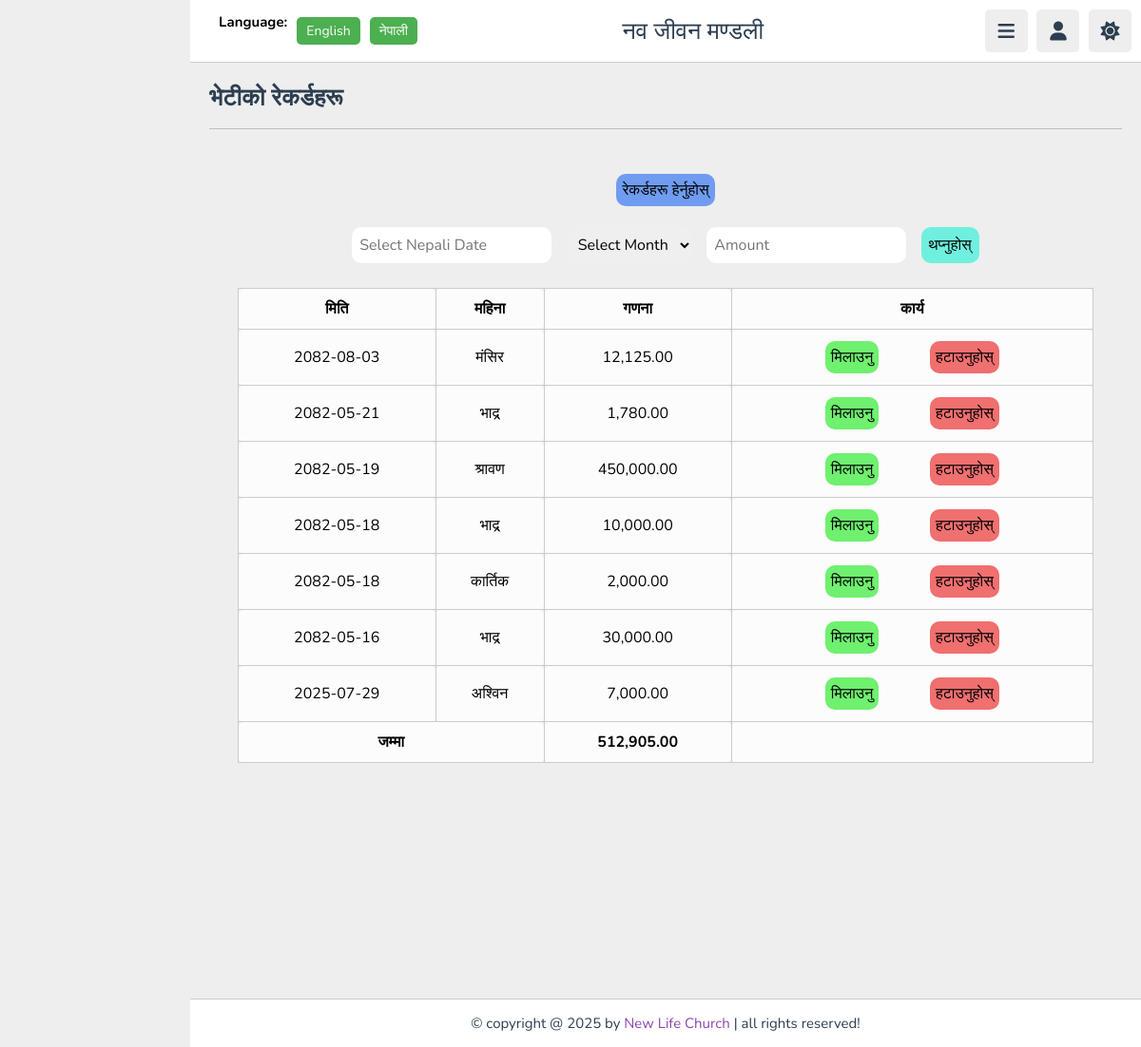
Screenshot of /offer.php (signed in) with the database file from the repository.
### tables this page shows
CREATE TABLE `offerrecords` (
  `id` int(11) NOT NULL,
  `record_date` date NOT NULL,
  `particular` varchar(255) NOT NULL,
  `amount` decimal(10,2) NOT NULL
);

### offer.php (the view, shortened to what this page needs)
<?php
@include 'config.php';
?>
<!DOCTYPE html>
<html lang="en">
<head>
   <link rel="stylesheet" href="https://cdnjs.cloudflare.com/ajax/libs/font-awesome/6.1.2/css/all.min.css">
   <link href="https://nepalidatepicker.sajanmaharjan.com.np/v5/nepali.datepicker/css/nepali.datepicker.v5.0.6.min.css" rel="stylesheet" type="text/css"/>
   <link rel="stylesheet" href="css/style.css">
</head>
<body>
<header class="header">
   <section class="flex">
   <div class="lang-switcher">
      <h1>Language:</h1>
   <button id="lang-en">English</button>
   <button id="lang-ne">नेपाली</button>
</div>
      <a href="offer.php" class="logo"><span data-key="church_name">नव जीवन मण्डली</span></a>
      <div class="icons">
         <div id="menu-btn" class="fas fa-bars"></div>
         <div id="user-btn" class="fas fa-user"></div>
         <div id="toggle-btn" class="fas fa-sun"></div>
      </div>
   </section>
</header>
<section class="home-grid">
   <h1 class="heading"><span data-key="account">भेटीको रेकर्डहरू</span></h1>
</section>
<center>
<div class="container1">
<button class="btn0" onclick="window.location.href='viewoffer.php'" data-key="user">रेकर्डहरू हेर्नुहोस्</button><br><br>
    <form method="POST">
      <input type="text" id="nepali-datepicker" name="record_date" placeholder="Select Nepali Date" required>&nbsp;&nbsp;&nbsp;&nbsp;&nbsp;
 <select name="particular" required>
    <option value="">Select Month</option>
  </select>&nbsp;&nbsp;&nbsp;&nbsp;&nbsp;
      <input type="number" name="amount" placeholder="Amount" required>&nbsp;&nbsp;&nbsp;&nbsp;&nbsp;
      <button class="btn3" type="submit" data-key="pass">थप्नुहोस्</button>
    </form>
</center>
<center>
<table>
    <thead>
        <tr>
            <th data-key="name">मिति</th>
            <th data-key="part">महिना</th>
            <th data-key="act">गणना</th>
            <th data-key="action">कार्य</th>
        </tr>
    </thead>
    <tbody>
<?php
$total = 0;
$search = $_GET['search'] ?? '';
$sql = "SELECT * FROM offerrecords WHERE record_date LIKE '%$search%' OR particular LIKE '%$search%' ORDER BY record_date DESC";
$result = $conn->query($sql);
while ($row = $result->fetch_assoc()):
    $total += $row['amount'];
?>
    <tr>
        <td><center><?= $row['record_date'] ?></center></td>
        <td><center><?= htmlspecialchars($row['particular']) ?></center></td>
        <td><center><?= number_format($row['amount'], 2) ?></center></td>
        <td>
           <center> <button class="btn1" onclick="window.location.href='editoffer.php?id=<?= $row['id'] ?>'" data-key="edit">मिलाउनु</button>&nbsp;&nbsp;&nbsp;&nbsp;&nbsp;&nbsp;&nbsp;&nbsp;&nbsp;&nbsp;&nbsp;&nbsp;
            <button class="btn2" onclick="window.location.href='deloffer.php?id=<?= $row['id'] ?>'" onclick="return confirm('Delete this entry?')" data-key="delete">हटाउनुहोस्</button></center>
        </td>
    </tr>
<?php endwhile; ?>
    </tbody>
    <tfoot>
        <tr>
            <td colspan="2"><center><strong data-key="total">जम्मा</strong></center></td>
            <td><strong><center><?= number_format($total, 2) ?></strong></center></td>
            <td></td>
<br><br><br><br><br><br><br><br><br><br><br><br><br><br><br><br><br>
<footer class="footer">
   &copy; copyright @ 2025 by <span>New Life Church</span> | all rights reserved!
</footer>
</body>
</html>

### css/style.css (style rules this page uses)
:root { --main-color:#8e44ad; --red:#e74c3c; --orange:#f39c12; --light-color:#888; --light-bg:#eee; --black:#2c3e50; --white:#fff; --border:.1rem solid rgba(0,0,0,.2); }
* { font-family: 'Nunito', sans-serif; margin:0; padding:0; box-sizing: border-box; outline: none; border:none; text-decoration: none; }
html { font-size: 62.5%; overflow-x: hidden; }
section { padding:2rem; margin: 0 auto; max-width: 1200px; }
.heading { font-size: 2.5rem; color:var(--black); margin-bottom: 2.5rem; border-bottom: var(--border); padding-bottom: 1.5rem; text-transform: capitalize; }
.header { position: sticky; top:0; left:0; right: 0; background-color: var(--white); z-index: 1000; border-bottom: var(--border); }
.header .flex { display: flex; align-items: center; justify-content: space-between; position: relative; padding: 1rem 1rem; }
.header .flex .logo { font-size: 2.5rem; color: var(--black); }
.header .flex .icons div { font-size: 2rem; color:var(--black); background-color: var(--light-bg); border-radius: .5rem; height: 4.5rem; width: 4.5rem; line-height: 4.5rem; cursor: pointer; text-align: center; margin-left: .7rem; }
.footer { background-color: var(--white); border-top: var(--border); position: sticky; bottom: 0; left: 0; right: 0; text-align: center; font-size: 1.5rem; padding: 1.5rem 1.5rem; color:var(--black); margin-top: 1rem; z-index: 1000; }
.footer span { color:var(--main-color); }
@media (max-width:1200px) { body { padding-left: 0; } }

### offer.php (style rules this page uses)
body { background-color: var(--light-bg); padding-left: 20rem; }
.lang-switcher { margin-left: 20px; display: flex; gap: 10px; }
.lang-switcher button { padding: 5px 10px; border: none; border-radius: 5px; cursor: pointer; background: #4CAF50; color: white; font-size: 14px; }
table { width: 90%; border-collapse: collapse; margin-top: 20px; }
th { background: #eee; }
th, td { padding: 10px; border: 1px solid #ccc; background: #fcfcfcff; border-radius: 5px; font-size: 16px; }
input, button, select { margin: 5px 0; padding: 8px; max-width: 400px; font-size: 16px; border-radius:10px; }
button { background: #6ff0dfff; border-radius: 10px; }
form { margin-bottom: 10px; border-radius: 5px; }
a { margin-right: 10px; text-decoration: none; color: blue; font-size: 16px; }
tfoot { font-weight: bold; background: #e6e6e6; }
.btn0 { margin: 2px 0; padding: 6px; max-width: 400px; background: #6f9cf0ff; }
.btn1 { margin: 2px 0; padding: 6px; max-width: 400px; background: #6ff06fff; }
.btn2 { margin: 2px 0; padding: 6px; max-width: 400px; background: #f06f6fff; }

### rows the page displays
offerrecords: record_date "2082-08-03", particular "मंसिर", amount "12,125.00"
offerrecords: record_date "2082-05-21", particular "भाद्र", amount "1,780.00"
offerrecords: record_date "2082-05-19", particular "श्रावण", amount "450,000.00"
offerrecords: record_date "2082-05-18", particular "भाद्र", amount "10,000.00"
offerrecords: record_date "2082-05-18", particular "कार्तिक", amount "2,000.00"
offerrecords: record_date "2082-05-16", particular "भाद्र", amount "30,000.00"
offerrecords: record_date "2025-07-29", particular "अश्विन", amount "7,000.00"

### other values shown
$total "512,905.00"
